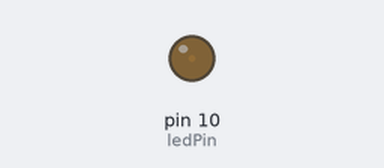
This sketch was run on a simulated Arduino Uno, built with avr-gcc and run on an emulated ATmega328P. Parts: output pins drawn as LEDs (lit = HIGH).

Above: at 0.05 s.
At 3.45 s:
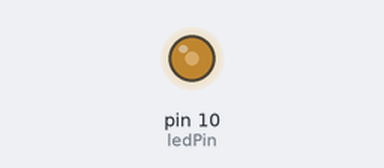
At 6.95 s:
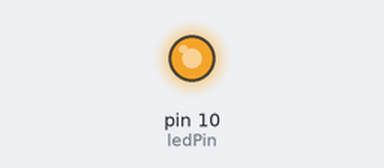
At 13.85 s:
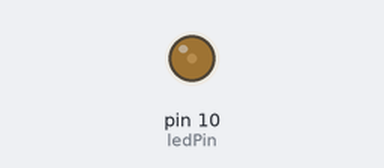
Timing chart, 0 to 19.9 s (numbered marks = the images above):
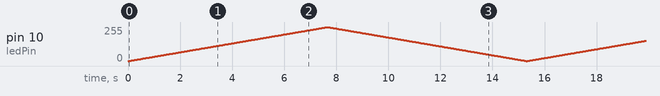

The sketch:

lesson_2.2.ino
```cpp
/*
keyestudio Mini Tank Robot V2
lesson 2.2
pwm-slow
http://www.keyestudio.com
*/
int ledPin = 10; // Define the LED pin at D10
int value;
void setup ()
{
pinMode (ledPin, OUTPUT); // initialize ledpin as an output.
}
void loop ()
{
for (value = 0; value <255; value = value + 1)
{
analogWrite (ledPin, value); // LED lights gradually light up
delay (30); // delay 30MS
}
for (value = 255; value> 0; value = value-1)
{
analogWrite (ledPin, value); // LED gradually goes out
delay (30); // delay 30MS
}}//**********************************************************
```
